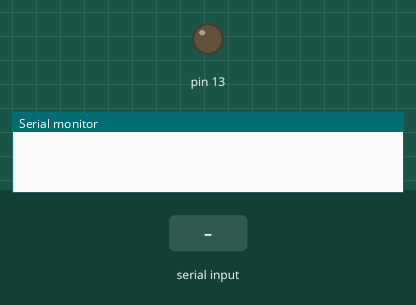
A sketch run on a simulated Arduino Uno, built with avr-gcc and run on an emulated ATmega328P. Shown: output pins drawn as LEDs (lit = HIGH), the last lines printed to the serial monitor. Inputs (shaded band) come from the test bench.

Above: at 1.2 s.
1.3 s: "30,150\n" received over Serial
At 2.0 s:
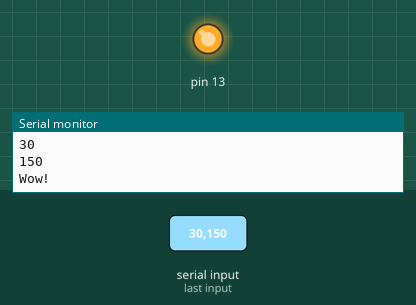
Timing chart, 0 to 4.3 s (numbered marks = the images above; inputs shaded):
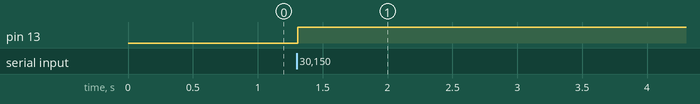

The sketch:

01_UART_comm_int.ino
```cpp
void setup(){
  Serial.begin(9600);
  pinMode(13,OUTPUT);
}
int i;

void loop(){

  if(Serial.available()>0){   // 수신 버퍼에 저장된 바이트 수 반환
    i = Serial.parseInt();    // 시리얼로부터 정수값 읽어옴
    Serial.println(i);

    if(i>100){
      Serial.println("Wow!");
      digitalWrite(13, HIGH);
      delay(1000);
    }
  }
}
```

Measured:
- after the input at 1.3 s, pin 13: LOW → HIGH at once
